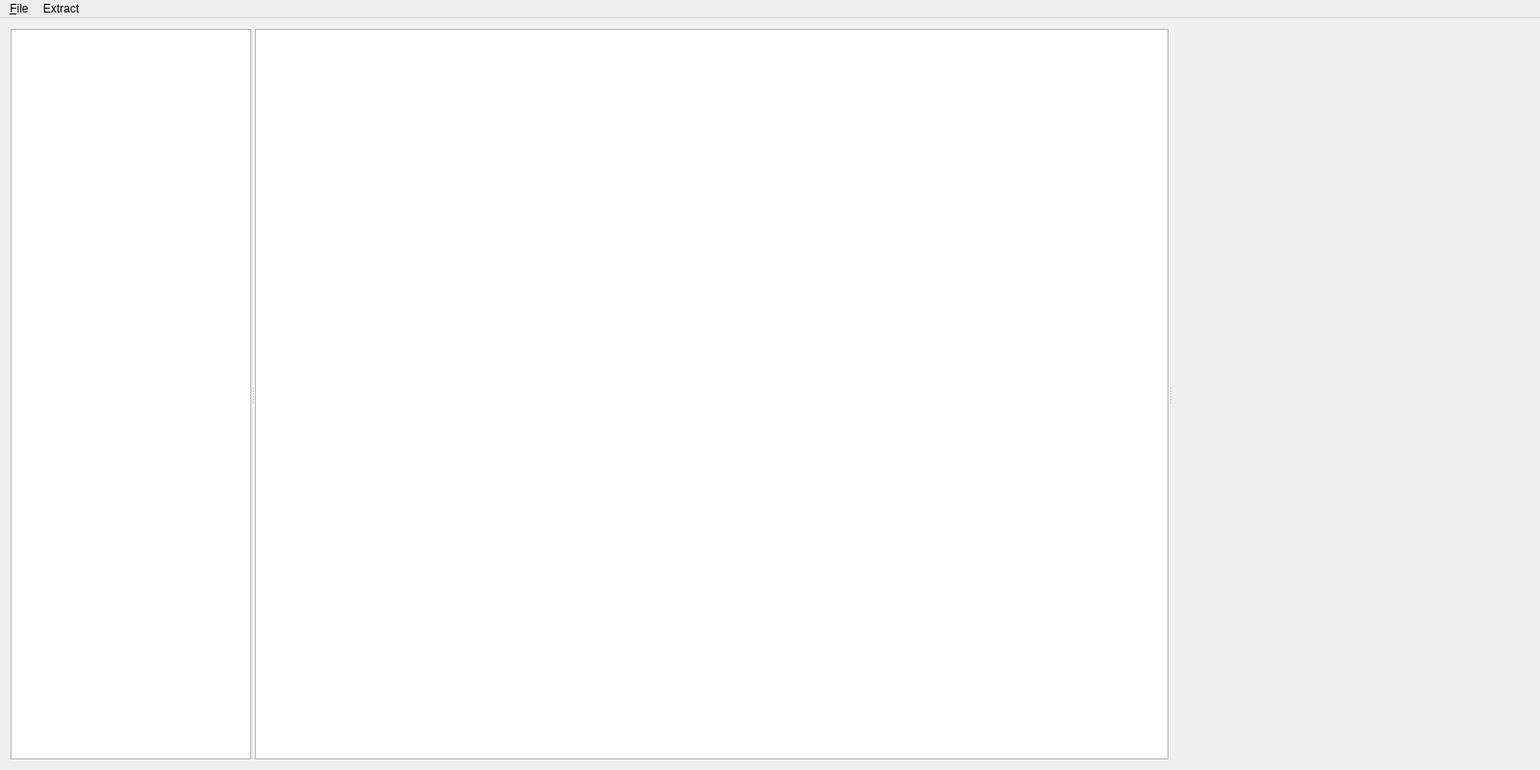
<?xml version="1.0" encoding="UTF-8"?>
<ui version="4.0">
 <class>MainWindow</class>
 <widget class="QMainWindow" name="MainWindow">
  <property name="geometry">
   <rect>
    <x>0</x>
    <y>0</y>
    <width>1600</width>
    <height>800</height>
   </rect>
  </property>
  <property name="windowTitle">
   <string>Knut</string>
  </property>
  <widget class="QWidget" name="centralWidget">
   <layout class="QVBoxLayout" name="verticalLayout">
    <item>
     <widget class="QSplitter" name="splitter">
      <property name="orientation">
       <enum>Qt::Horizontal</enum>
      </property>
      <widget class="OverviewTree" name="overviewTree">
       <property name="maximumSize">
        <size>
         <width>250</width>
         <height>16777215</height>
        </size>
       </property>
       <property name="headerHidden">
        <bool>true</bool>
       </property>
       <attribute name="headerVisible">
        <bool>false</bool>
       </attribute>
      </widget>
      <widget class="ContentTree" name="contentTree"/>
      <widget class="TextEdit" name="texteditwidget"/>
     </widget>
    </item>
   </layout>
  </widget>
  <widget class="QMenuBar" name="menuBar">
   <property name="geometry">
    <rect>
     <x>0</x>
     <y>0</y>
     <width>1600</width>
     <height>29</height>
    </rect>
   </property>
   <widget class="QMenu" name="menu_File">
    <property name="title">
     <string>&amp;File</string>
    </property>
    <addaction name="actionOpen"/>
    <addaction name="actionOpenRecent"/>
    <addaction name="actionClose"/>
    <addaction name="separator"/>
    <addaction name="actionExit"/>
   </widget>
   <widget class="QMenu" name="menuExtract">
    <property name="title">
     <string>Extract</string>
    </property>
    <addaction name="actionExtractActions"/>
    <addaction name="actionExtractMenus"/>
    <addaction name="actionExtractToolBars"/>
   </widget>
   <addaction name="menu_File"/>
   <addaction name="menuExtract"/>
  </widget>
  <action name="actionOpen">
   <property name="text">
    <string>&amp;Open...</string>
   </property>
   <property name="shortcut">
    <string>Ctrl+O</string>
   </property>
  </action>
  <action name="actionClose">
   <property name="text">
    <string>Close</string>
   </property>
  </action>	  
  <action name="actionExit">
   <property name="text">
    <string>Exit</string>
   </property>
   <property name="shortcut">
    <string>Ctrl+Q</string>
   </property>
  </action>
  <action name="actionExtractActions">
   <property name="text">
    <string>Extract Actions...</string>
   </property>
  </action>
  <action name="actionExtractMenus">
   <property name="text">
    <string>Extract Menus...</string>
   </property>
  </action>
  <action name="actionExtractToolBars">
   <property name="text">
    <string>Extract ToolBars...</string>
   </property>
  </action>
  <action name="actionOpenRecent">
   <property name="enabled">
    <bool>false</bool>
   </property>
   <property name="text">
    <string>Open Recent...</string>
   </property>
  </action>
 </widget>
 <layoutdefault spacing="6" margin="11"/>
 <customwidgets>
  <customwidget>
   <class>OverviewTree</class>
   <extends>QTreeView</extends>
   <header>overviewtree.h</header>
  </customwidget>
  <customwidget>
   <class>ContentTree</class>
   <extends>QTreeView</extends>
   <header>contenttree.h</header>
  </customwidget>
  <customwidget>
   <class>TextEdit</class>
   <extends>QWidget</extends>
   <header>textedit.h</header>
  </customwidget>
 </customwidgets>
 <resources/>
 <connections/>
</ui>
